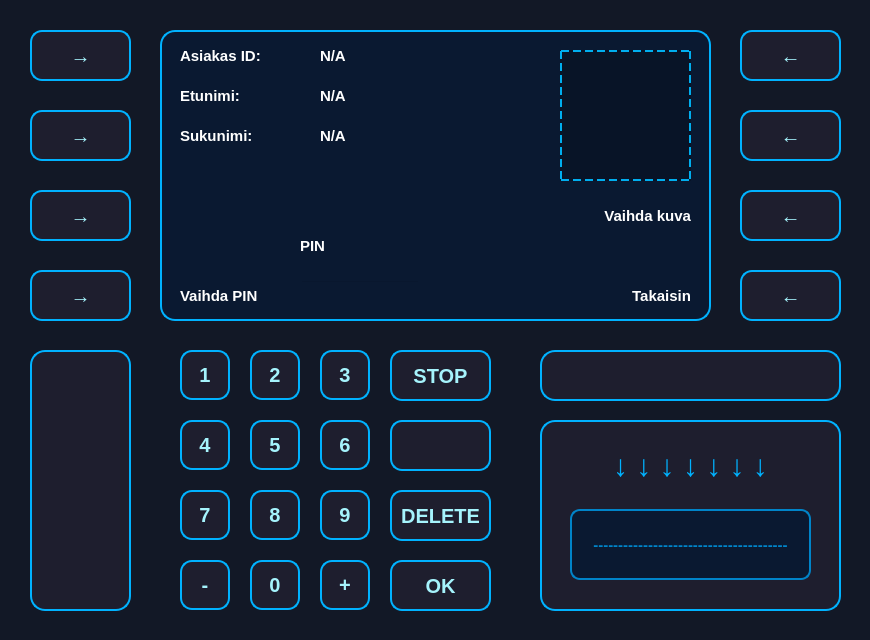
<?xml version="1.0" encoding="UTF-8"?>
<ui version="4.0">
 <class>CustomerData</class>
 <widget class="QDialog" name="CustomerData">
  <property name="geometry">
   <rect>
    <x>0</x>
    <y>0</y>
    <width>870</width>
    <height>640</height>
   </rect>
  </property>
  <property name="windowTitle">
   <string>Dialog</string>
  </property>
  <property name="styleSheet">
   <string notr="true">QDialog, QWidget {
    background-color: #121826;
}</string>
  </property>
  <widget class="QLabel" name="labelData">
   <property name="geometry">
    <rect>
     <x>180</x>
     <y>30</y>
     <width>131</width>
     <height>51</height>
    </rect>
   </property>
   <property name="styleSheet">
    <string notr="true">font-size: 15px;
color: white;
font-weight: bold;
background-color: transparent;
text-transform: uppercase;</string>
   </property>
   <property name="text">
    <string>Asiakas ID:</string>
   </property>
   <property name="alignment">
    <set>Qt::AlignmentFlag::AlignLeading|Qt::AlignmentFlag::AlignLeft|Qt::AlignmentFlag::AlignVCenter</set>
   </property>
  </widget>
  <widget class="QLabel" name="labelData_2">
   <property name="geometry">
    <rect>
     <x>180</x>
     <y>110</y>
     <width>131</width>
     <height>51</height>
    </rect>
   </property>
   <property name="styleSheet">
    <string notr="true">font-size: 15px;
color: white;
font-weight: bold;
background-color: transparent;
text-transform: uppercase;</string>
   </property>
   <property name="text">
    <string>Sukunimi:</string>
   </property>
   <property name="alignment">
    <set>Qt::AlignmentFlag::AlignLeading|Qt::AlignmentFlag::AlignLeft|Qt::AlignmentFlag::AlignVCenter</set>
   </property>
  </widget>
  <widget class="QLabel" name="labelData_3">
   <property name="geometry">
    <rect>
     <x>180</x>
     <y>70</y>
     <width>131</width>
     <height>51</height>
    </rect>
   </property>
   <property name="styleSheet">
    <string notr="true">font-size: 15px;
color: white;
font-weight: bold;
background-color: transparent;
text-transform: uppercase;</string>
   </property>
   <property name="text">
    <string>Etunimi:</string>
   </property>
   <property name="alignment">
    <set>Qt::AlignmentFlag::AlignLeading|Qt::AlignmentFlag::AlignLeft|Qt::AlignmentFlag::AlignVCenter</set>
   </property>
  </widget>
  <widget class="QLabel" name="labelID">
   <property name="geometry">
    <rect>
     <x>320</x>
     <y>40</y>
     <width>161</width>
     <height>31</height>
    </rect>
   </property>
   <property name="styleSheet">
    <string notr="true">font-size: 15px;
color: white;
font-weight: bold;
background-color: transparent;
text-transform: uppercase;</string>
   </property>
   <property name="text">
    <string>N/A</string>
   </property>
  </widget>
  <widget class="QLabel" name="labelFname">
   <property name="geometry">
    <rect>
     <x>320</x>
     <y>80</y>
     <width>161</width>
     <height>31</height>
    </rect>
   </property>
   <property name="styleSheet">
    <string notr="true">font-size: 15px;
color: white;
font-weight: bold;
background-color: transparent;
text-transform: uppercase;</string>
   </property>
   <property name="text">
    <string>N/A</string>
   </property>
  </widget>
  <widget class="QLabel" name="labelLname">
   <property name="geometry">
    <rect>
     <x>320</x>
     <y>120</y>
     <width>161</width>
     <height>31</height>
    </rect>
   </property>
   <property name="styleSheet">
    <string notr="true">font-size: 15px;
color: white;
font-weight: bold;
background-color: transparent;
text-transform: uppercase;</string>
   </property>
   <property name="text">
    <string>N/A</string>
   </property>
  </widget>
  <widget class="QPushButton" name="btnBack">
   <property name="geometry">
    <rect>
     <x>740</x>
     <y>270</y>
     <width>101</width>
     <height>51</height>
    </rect>
   </property>
   <property name="styleSheet">
    <string notr="true">QPushButton {
    background-color: #1E1E2E;
    color: #A5F3FC;
    font-size: 20px;
    font-weight: bold;
    border: 2px solid #00B2FF;
    border-radius: 12px;
    padding: 10px;
    box-shadow: 0px 4px 10px rgba(0, 178, 255, 0.3);
    transition: all 0.2s ease-in-out;
}

QPushButton:hover {
    background-color: #00B2FF;
    color: #1E1E2E;
    border: 2px solid #A5F3FC;
    box-shadow: 0px 4px 15px rgba(165, 243, 252, 0.6);
    transform: scale(1.05);
}

QPushButton:pressed {
    background-color: #0084C9;
    color: #FFFFFF;
    box-shadow: inset 0px 4px 8px rgba(0, 0, 0, 0.5);
    transform: scale(0.95);
}
</string>
   </property>
   <property name="text">
    <string>←</string>
   </property>
  </widget>
  <widget class="QLabel" name="lblThumbnail">
   <property name="geometry">
    <rect>
     <x>560</x>
     <y>50</y>
     <width>131</width>
     <height>131</height>
    </rect>
   </property>
   <property name="styleSheet">
    <string notr="true">QLabel#lblThumbnail {
    border: 2px dashed #00AEEF;
    background-color: rgba(0, 0, 0, 50);
    color: #00AEEF;
    font: bold 16px Arial;
    qproperty-alignment: AlignCenter;
    background: qradialgradient(
        cx:0.5, cy:0.3, radius: 0.2, 
        stop:0 #00AEEF, stop:1 transparent
    ),
    qradialgradient(
        cx:0.5, cy:0.7, radius: 0.4, 
        stop:0 #00AEEF, stop:1 transparent
    );
}
</string>
   </property>
   <property name="text">
    <string/>
   </property>
  </widget>
  <widget class="QPushButton" name="btnUploadThumbnail">
   <property name="geometry">
    <rect>
     <x>740</x>
     <y>190</y>
     <width>101</width>
     <height>51</height>
    </rect>
   </property>
   <property name="styleSheet">
    <string notr="true">QPushButton {
    background-color: #1E1E2E;
    color: #A5F3FC;
    font-size: 20px;
    font-weight: bold;
    border: 2px solid #00B2FF;
    border-radius: 12px;
    padding: 10px;
    box-shadow: 0px 4px 10px rgba(0, 178, 255, 0.3);
    transition: all 0.2s ease-in-out;
}

QPushButton:hover {
    background-color: #00B2FF;
    color: #1E1E2E;
    border: 2px solid #A5F3FC;
    box-shadow: 0px 4px 15px rgba(165, 243, 252, 0.6);
    transform: scale(1.05);
}

QPushButton:pressed {
    background-color: #0084C9;
    color: #FFFFFF;
    box-shadow: inset 0px 4px 8px rgba(0, 0, 0, 0.5);
    transform: scale(0.95);
}
</string>
   </property>
   <property name="text">
    <string>←</string>
   </property>
  </widget>
  <widget class="QPushButton" name="btnOK">
   <property name="geometry">
    <rect>
     <x>390</x>
     <y>560</y>
     <width>101</width>
     <height>51</height>
    </rect>
   </property>
   <property name="layoutDirection">
    <enum>Qt::LayoutDirection::LeftToRight</enum>
   </property>
   <property name="styleSheet">
    <string notr="true">QPushButton {
    background-color: #1E1E2E;
    color: #A5F3FC;
    font-size: 20px;
    font-weight: bold;
    border: 2px solid #00B2FF;
    border-radius: 12px;
    padding: 10px;
    box-shadow: 0px 4px 10px rgba(0, 178, 255, 0.3);
    transition: all 0.2s ease-in-out;
}

QPushButton:hover {
    background-color: #00B2FF;
    color: #1E1E2E;
    border: 2px solid #A5F3FC;
    box-shadow: 0px 4px 15px rgba(165, 243, 252, 0.6);
    transform: scale(1.05);
}

QPushButton:pressed {
    background-color: #0084C9;
    color: #FFFFFF;
    box-shadow: inset 0px 4px 8px rgba(0, 0, 0, 0.5);
    transform: scale(0.95);
}
</string>
   </property>
   <property name="text">
    <string>OK</string>
   </property>
  </widget>
  <widget class="QPushButton" name="btn_4">
   <property name="geometry">
    <rect>
     <x>180</x>
     <y>420</y>
     <width>50</width>
     <height>50</height>
    </rect>
   </property>
   <property name="font">
    <font>
     <pointsize>-1</pointsize>
     <bold>true</bold>
     <kerning>true</kerning>
    </font>
   </property>
   <property name="styleSheet">
    <string notr="true">QPushButton {
    background-color: #1E1E2E;
    color: #A5F3FC;
    font-size: 20px;
    font-weight: bold;
    border: 2px solid #00B2FF;
    border-radius: 12px;
    padding: 10px;
    box-shadow: 0px 4px 10px rgba(0, 178, 255, 0.3);
    transition: all 0.2s ease-in-out;
}

QPushButton:hover {
    background-color: #00B2FF;
    color: #1E1E2E;
    border: 2px solid #A5F3FC;
    box-shadow: 0px 4px 15px rgba(165, 243, 252, 0.6);
    transform: scale(1.05);
}

QPushButton:pressed {
    background-color: #0084C9;
    color: #FFFFFF;
    box-shadow: inset 0px 4px 8px rgba(0, 0, 0, 0.5);
    transform: scale(0.95);
}
</string>
   </property>
   <property name="text">
    <string>4</string>
   </property>
  </widget>
  <widget class="QListWidget" name="listWidget">
   <property name="geometry">
    <rect>
     <x>160</x>
     <y>30</y>
     <width>551</width>
     <height>291</height>
    </rect>
   </property>
   <property name="styleSheet">
    <string notr="true">QListWidget {
    background-color: #0A1931;
    border: 2px solid #00B2FF;
    border-radius: 15px;
    padding: 10px;
    color: #A5F3FC;
    font-size: 18px;
    font-weight: bold;
}
</string>
   </property>
  </widget>
  <widget class="QLabel" name="cardSlot">
   <property name="geometry">
    <rect>
     <x>540</x>
     <y>420</y>
     <width>301</width>
     <height>191</height>
    </rect>
   </property>
   <property name="styleSheet">
    <string notr="true">QLabel#cardSlot {
    background-color: #1E1E2E;
    border: 2px solid #00B2FF;
    border-radius: 15px;
    min-width: 160px;
    min-height: 60px;
    text-align: center;
    color: #A5F3FC;
    font-size: 16px;
    font-weight: bold;
    box-shadow: inset 0px 5px 10px rgba(0, 0, 0, 0.6);
}
</string>
   </property>
   <property name="text">
    <string/>
   </property>
  </widget>
  <widget class="QPushButton" name="btn_7">
   <property name="geometry">
    <rect>
     <x>180</x>
     <y>490</y>
     <width>50</width>
     <height>50</height>
    </rect>
   </property>
   <property name="font">
    <font>
     <pointsize>-1</pointsize>
     <bold>true</bold>
     <kerning>true</kerning>
    </font>
   </property>
   <property name="styleSheet">
    <string notr="true">QPushButton {
    background-color: #1E1E2E;
    color: #A5F3FC;
    font-size: 20px;
    font-weight: bold;
    border: 2px solid #00B2FF;
    border-radius: 12px;
    padding: 10px;
    box-shadow: 0px 4px 10px rgba(0, 178, 255, 0.3);
    transition: all 0.2s ease-in-out;
}

QPushButton:hover {
    background-color: #00B2FF;
    color: #1E1E2E;
    border: 2px solid #A5F3FC;
    box-shadow: 0px 4px 15px rgba(165, 243, 252, 0.6);
    transform: scale(1.05);
}

QPushButton:pressed {
    background-color: #0084C9;
    color: #FFFFFF;
    box-shadow: inset 0px 4px 8px rgba(0, 0, 0, 0.5);
    transform: scale(0.95);
}
</string>
   </property>
   <property name="text">
    <string>7</string>
   </property>
  </widget>
  <widget class="QPushButton" name="btn_10">
   <property name="geometry">
    <rect>
     <x>320</x>
     <y>560</y>
     <width>50</width>
     <height>50</height>
    </rect>
   </property>
   <property name="font">
    <font>
     <pointsize>-1</pointsize>
     <bold>true</bold>
     <kerning>true</kerning>
    </font>
   </property>
   <property name="styleSheet">
    <string notr="true">QPushButton {
    background-color: #1E1E2E;
    color: #A5F3FC;
    font-size: 20px;
    font-weight: bold;
    border: 2px solid #00B2FF;
    border-radius: 12px;
    padding: 10px;
    box-shadow: 0px 4px 10px rgba(0, 178, 255, 0.3);
    transition: all 0.2s ease-in-out;
}

QPushButton:hover {
    background-color: #00B2FF;
    color: #1E1E2E;
    border: 2px solid #A5F3FC;
    box-shadow: 0px 4px 15px rgba(165, 243, 252, 0.6);
    transform: scale(1.05);
}

QPushButton:pressed {
    background-color: #0084C9;
    color: #FFFFFF;
    box-shadow: inset 0px 4px 8px rgba(0, 0, 0, 0.5);
    transform: scale(0.95);
}
</string>
   </property>
   <property name="text">
    <string>+</string>
   </property>
  </widget>
  <widget class="QPushButton" name="btnEmpty_3">
   <property name="geometry">
    <rect>
     <x>740</x>
     <y>30</y>
     <width>101</width>
     <height>51</height>
    </rect>
   </property>
   <property name="layoutDirection">
    <enum>Qt::LayoutDirection::LeftToRight</enum>
   </property>
   <property name="autoFillBackground">
    <bool>false</bool>
   </property>
   <property name="styleSheet">
    <string notr="true">QPushButton {
    background-color: #1E1E2E;
    color: #A5F3FC;
    font-size: 20px;
    font-weight: bold;
    border: 2px solid #00B2FF;
    border-radius: 12px;
    padding: 10px;
    box-shadow: 0px 4px 10px rgba(0, 178, 255, 0.3);
    transition: all 0.2s ease-in-out;
}

QPushButton:hover {
    background-color: #00B2FF;
    color: #1E1E2E;
    border: 2px solid #A5F3FC;
    box-shadow: 0px 4px 15px rgba(165, 243, 252, 0.6);
    transform: scale(1.05);
}

QPushButton:pressed {
    background-color: #0084C9;
    color: #FFFFFF;
    box-shadow: inset 0px 4px 8px rgba(0, 0, 0, 0.5);
    transform: scale(0.95);
}
</string>
   </property>
   <property name="text">
    <string>←</string>
   </property>
  </widget>
  <widget class="QPushButton" name="btnPIN">
   <property name="geometry">
    <rect>
     <x>30</x>
     <y>270</y>
     <width>101</width>
     <height>51</height>
    </rect>
   </property>
   <property name="layoutDirection">
    <enum>Qt::LayoutDirection::LeftToRight</enum>
   </property>
   <property name="autoFillBackground">
    <bool>false</bool>
   </property>
   <property name="styleSheet">
    <string notr="true">QPushButton {
    background-color: #1E1E2E;
    color: #A5F3FC;
    font-size: 20px;
    font-weight: bold;
    border: 2px solid #00B2FF;
    border-radius: 12px;
    padding: 10px;
    box-shadow: 0px 4px 10px rgba(0, 178, 255, 0.3);
    transition: all 0.2s ease-in-out;
}

QPushButton:hover {
    background-color: #00B2FF;
    color: #1E1E2E;
    border: 2px solid #A5F3FC;
    box-shadow: 0px 4px 15px rgba(165, 243, 252, 0.6);
    transform: scale(1.05);
}

QPushButton:pressed {
    background-color: #0084C9;
    color: #FFFFFF;
    box-shadow: inset 0px 4px 8px rgba(0, 0, 0, 0.5);
    transform: scale(0.95);
}
</string>
   </property>
   <property name="text">
    <string>→</string>
   </property>
  </widget>
  <widget class="QPushButton" name="btnEmpty_5">
   <property name="geometry">
    <rect>
     <x>30</x>
     <y>110</y>
     <width>101</width>
     <height>51</height>
    </rect>
   </property>
   <property name="layoutDirection">
    <enum>Qt::LayoutDirection::LeftToRight</enum>
   </property>
   <property name="autoFillBackground">
    <bool>false</bool>
   </property>
   <property name="styleSheet">
    <string notr="true">QPushButton {
    background-color: #1E1E2E;
    color: #A5F3FC;
    font-size: 20px;
    font-weight: bold;
    border: 2px solid #00B2FF;
    border-radius: 12px;
    padding: 10px;
    box-shadow: 0px 4px 10px rgba(0, 178, 255, 0.3);
    transition: all 0.2s ease-in-out;
}

QPushButton:hover {
    background-color: #00B2FF;
    color: #1E1E2E;
    border: 2px solid #A5F3FC;
    box-shadow: 0px 4px 15px rgba(165, 243, 252, 0.6);
    transform: scale(1.05);
}

QPushButton:pressed {
    background-color: #0084C9;
    color: #FFFFFF;
    box-shadow: inset 0px 4px 8px rgba(0, 0, 0, 0.5);
    transform: scale(0.95);
}
</string>
   </property>
   <property name="text">
    <string>→</string>
   </property>
  </widget>
  <widget class="QPushButton" name="btn_1">
   <property name="geometry">
    <rect>
     <x>180</x>
     <y>350</y>
     <width>50</width>
     <height>50</height>
    </rect>
   </property>
   <property name="font">
    <font>
     <pointsize>-1</pointsize>
     <bold>true</bold>
     <kerning>true</kerning>
    </font>
   </property>
   <property name="styleSheet">
    <string notr="true">QPushButton {
    background-color: #1E1E2E;
    color: #A5F3FC;
    font-size: 20px;
    font-weight: bold;
    border: 2px solid #00B2FF;
    border-radius: 12px;
    padding: 10px;
    box-shadow: 0px 4px 10px rgba(0, 178, 255, 0.3);
    transition: all 0.2s ease-in-out;
}

QPushButton:hover {
    background-color: #00B2FF;
    color: #1E1E2E;
    border: 2px solid #A5F3FC;
    box-shadow: 0px 4px 15px rgba(165, 243, 252, 0.6);
    transform: scale(1.05);
}

QPushButton:pressed {
    background-color: #0084C9;
    color: #FFFFFF;
    box-shadow: inset 0px 4px 8px rgba(0, 0, 0, 0.5);
    transform: scale(0.95);
}
</string>
   </property>
   <property name="text">
    <string>1</string>
   </property>
  </widget>
  <widget class="QPushButton" name="btnEmpty_4">
   <property name="geometry">
    <rect>
     <x>30</x>
     <y>30</y>
     <width>101</width>
     <height>51</height>
    </rect>
   </property>
   <property name="layoutDirection">
    <enum>Qt::LayoutDirection::LeftToRight</enum>
   </property>
   <property name="autoFillBackground">
    <bool>false</bool>
   </property>
   <property name="styleSheet">
    <string notr="true">QPushButton {
    background-color: #1E1E2E;
    color: #A5F3FC;
    font-size: 20px;
    font-weight: bold;
    border: 2px solid #00B2FF;
    border-radius: 12px;
    padding: 10px;
    box-shadow: 0px 4px 10px rgba(0, 178, 255, 0.3);
    transition: all 0.2s ease-in-out;
}

QPushButton:hover {
    background-color: #00B2FF;
    color: #1E1E2E;
    border: 2px solid #A5F3FC;
    box-shadow: 0px 4px 15px rgba(165, 243, 252, 0.6);
    transform: scale(1.05);
}

QPushButton:pressed {
    background-color: #0084C9;
    color: #FFFFFF;
    box-shadow: inset 0px 4px 8px rgba(0, 0, 0, 0.5);
    transform: scale(0.95);
}
</string>
   </property>
   <property name="text">
    <string>→</string>
   </property>
  </widget>
  <widget class="QPushButton" name="btn_15">
   <property name="geometry">
    <rect>
     <x>390</x>
     <y>420</y>
     <width>101</width>
     <height>51</height>
    </rect>
   </property>
   <property name="font">
    <font>
     <pointsize>-1</pointsize>
     <bold>true</bold>
     <kerning>true</kerning>
    </font>
   </property>
   <property name="styleSheet">
    <string notr="true">QPushButton {
    background-color: #1E1E2E;
    color: #A5F3FC;
    font-size: 20px;
    font-weight: bold;
    border: 2px solid #00B2FF;
    border-radius: 12px;
    padding: 10px;
    box-shadow: 0px 4px 10px rgba(0, 178, 255, 0.3);
    transition: all 0.2s ease-in-out;
}

QPushButton:hover {
    background-color: #00B2FF;
    color: #1E1E2E;
    border: 2px solid #A5F3FC;
    box-shadow: 0px 4px 15px rgba(165, 243, 252, 0.6);
    transform: scale(1.05);
}

QPushButton:pressed {
    background-color: #0084C9;
    color: #FFFFFF;
    box-shadow: inset 0px 4px 8px rgba(0, 0, 0, 0.5);
    transform: scale(0.95);
}
</string>
   </property>
   <property name="text">
    <string/>
   </property>
  </widget>
  <widget class="QPushButton" name="btnEmpty_2">
   <property name="geometry">
    <rect>
     <x>740</x>
     <y>110</y>
     <width>101</width>
     <height>51</height>
    </rect>
   </property>
   <property name="layoutDirection">
    <enum>Qt::LayoutDirection::LeftToRight</enum>
   </property>
   <property name="autoFillBackground">
    <bool>false</bool>
   </property>
   <property name="styleSheet">
    <string notr="true">QPushButton {
    background-color: #1E1E2E;
    color: #A5F3FC;
    font-size: 20px;
    font-weight: bold;
    border: 2px solid #00B2FF;
    border-radius: 12px;
    padding: 10px;
    box-shadow: 0px 4px 10px rgba(0, 178, 255, 0.3);
    transition: all 0.2s ease-in-out;
}

QPushButton:hover {
    background-color: #00B2FF;
    color: #1E1E2E;
    border: 2px solid #A5F3FC;
    box-shadow: 0px 4px 15px rgba(165, 243, 252, 0.6);
    transform: scale(1.05);
}

QPushButton:pressed {
    background-color: #0084C9;
    color: #FFFFFF;
    box-shadow: inset 0px 4px 8px rgba(0, 0, 0, 0.5);
    transform: scale(0.95);
}
</string>
   </property>
   <property name="text">
    <string>←</string>
   </property>
  </widget>
  <widget class="QLabel" name="cardSlot_2">
   <property name="geometry">
    <rect>
     <x>540</x>
     <y>350</y>
     <width>301</width>
     <height>51</height>
    </rect>
   </property>
   <property name="styleSheet">
    <string notr="true">QLabel#cardSlot_2 {
    background-color: #1E1E2E;
    border: 2px solid #00B2FF;
    border-radius: 15px;
    text-align: center;
    color: #A5F3FC;
    font-size: 16px;
    font-weight: bold;
    box-shadow: inset 0px 5px 10px rgba(0, 0, 0, 0.6);
}
</string>
   </property>
   <property name="text">
    <string/>
   </property>
  </widget>
  <widget class="QPushButton" name="btn_9">
   <property name="geometry">
    <rect>
     <x>320</x>
     <y>490</y>
     <width>50</width>
     <height>50</height>
    </rect>
   </property>
   <property name="font">
    <font>
     <pointsize>-1</pointsize>
     <bold>true</bold>
     <kerning>true</kerning>
    </font>
   </property>
   <property name="styleSheet">
    <string notr="true">QPushButton {
    background-color: #1E1E2E;
    color: #A5F3FC;
    font-size: 20px;
    font-weight: bold;
    border: 2px solid #00B2FF;
    border-radius: 12px;
    padding: 10px;
    box-shadow: 0px 4px 10px rgba(0, 178, 255, 0.3);
    transition: all 0.2s ease-in-out;
}

QPushButton:hover {
    background-color: #00B2FF;
    color: #1E1E2E;
    border: 2px solid #A5F3FC;
    box-shadow: 0px 4px 15px rgba(165, 243, 252, 0.6);
    transform: scale(1.05);
}

QPushButton:pressed {
    background-color: #0084C9;
    color: #FFFFFF;
    box-shadow: inset 0px 4px 8px rgba(0, 0, 0, 0.5);
    transform: scale(0.95);
}
</string>
   </property>
   <property name="text">
    <string>9</string>
   </property>
  </widget>
  <widget class="QPushButton" name="btn_11">
   <property name="geometry">
    <rect>
     <x>180</x>
     <y>560</y>
     <width>50</width>
     <height>50</height>
    </rect>
   </property>
   <property name="font">
    <font>
     <pointsize>-1</pointsize>
     <bold>true</bold>
     <kerning>true</kerning>
    </font>
   </property>
   <property name="styleSheet">
    <string notr="true">QPushButton {
    background-color: #1E1E2E;
    color: #A5F3FC;
    font-size: 20px;
    font-weight: bold;
    border: 2px solid #00B2FF;
    border-radius: 12px;
    padding: 10px;
    box-shadow: 0px 4px 10px rgba(0, 178, 255, 0.3);
    transition: all 0.2s ease-in-out;
}

QPushButton:hover {
    background-color: #00B2FF;
    color: #1E1E2E;
    border: 2px solid #A5F3FC;
    box-shadow: 0px 4px 15px rgba(165, 243, 252, 0.6);
    transform: scale(1.05);
}

QPushButton:pressed {
    background-color: #0084C9;
    color: #FFFFFF;
    box-shadow: inset 0px 4px 8px rgba(0, 0, 0, 0.5);
    transform: scale(0.95);
}
</string>
   </property>
   <property name="text">
    <string>-</string>
   </property>
  </widget>
  <widget class="QPushButton" name="btn_2">
   <property name="geometry">
    <rect>
     <x>250</x>
     <y>350</y>
     <width>50</width>
     <height>50</height>
    </rect>
   </property>
   <property name="font">
    <font>
     <pointsize>-1</pointsize>
     <bold>true</bold>
     <kerning>true</kerning>
    </font>
   </property>
   <property name="styleSheet">
    <string notr="true">QPushButton {
    background-color: #1E1E2E;
    color: #A5F3FC;
    font-size: 20px;
    font-weight: bold;
    border: 2px solid #00B2FF;
    border-radius: 12px;
    padding: 10px;
    box-shadow: 0px 4px 10px rgba(0, 178, 255, 0.3);
    transition: all 0.2s ease-in-out;
}

QPushButton:hover {
    background-color: #00B2FF;
    color: #1E1E2E;
    border: 2px solid #A5F3FC;
    box-shadow: 0px 4px 15px rgba(165, 243, 252, 0.6);
    transform: scale(1.05);
}

QPushButton:pressed {
    background-color: #0084C9;
    color: #FFFFFF;
    box-shadow: inset 0px 4px 8px rgba(0, 0, 0, 0.5);
    transform: scale(0.95);
}
</string>
   </property>
   <property name="text">
    <string>2</string>
   </property>
  </widget>
  <widget class="QPushButton" name="btn_0">
   <property name="geometry">
    <rect>
     <x>250</x>
     <y>560</y>
     <width>50</width>
     <height>50</height>
    </rect>
   </property>
   <property name="font">
    <font>
     <pointsize>-1</pointsize>
     <bold>true</bold>
     <kerning>true</kerning>
    </font>
   </property>
   <property name="styleSheet">
    <string notr="true">QPushButton {
    background-color: #1E1E2E;
    color: #A5F3FC;
    font-size: 20px;
    font-weight: bold;
    border: 2px solid #00B2FF;
    border-radius: 12px;
    padding: 10px;
    box-shadow: 0px 4px 10px rgba(0, 178, 255, 0.3);
    transition: all 0.2s ease-in-out;
}

QPushButton:hover {
    background-color: #00B2FF;
    color: #1E1E2E;
    border: 2px solid #A5F3FC;
    box-shadow: 0px 4px 15px rgba(165, 243, 252, 0.6);
    transform: scale(1.05);
}

QPushButton:pressed {
    background-color: #0084C9;
    color: #FFFFFF;
    box-shadow: inset 0px 4px 8px rgba(0, 0, 0, 0.5);
    transform: scale(0.95);
}
</string>
   </property>
   <property name="text">
    <string>0</string>
   </property>
  </widget>
  <widget class="QPushButton" name="btnBack_2">
   <property name="geometry">
    <rect>
     <x>390</x>
     <y>350</y>
     <width>101</width>
     <height>51</height>
    </rect>
   </property>
   <property name="styleSheet">
    <string notr="true">QPushButton {
    background-color: #1E1E2E;
    color: #A5F3FC;
    font-size: 20px;
    font-weight: bold;
    border: 2px solid #00B2FF;
    border-radius: 12px;
    padding: 10px;
    box-shadow: 0px 4px 10px rgba(0, 178, 255, 0.3);
    transition: all 0.2s ease-in-out;
}

QPushButton:hover {
    background-color: #00B2FF;
    color: #1E1E2E;
    border: 2px solid #A5F3FC;
    box-shadow: 0px 4px 15px rgba(165, 243, 252, 0.6);
    transform: scale(1.05);
}

QPushButton:pressed {
    background-color: #0084C9;
    color: #FFFFFF;
    box-shadow: inset 0px 4px 8px rgba(0, 0, 0, 0.5);
    transform: scale(0.95);
}
</string>
   </property>
   <property name="text">
    <string>STOP</string>
   </property>
  </widget>
  <widget class="QPushButton" name="btnEmpty_6">
   <property name="geometry">
    <rect>
     <x>30</x>
     <y>190</y>
     <width>101</width>
     <height>51</height>
    </rect>
   </property>
   <property name="layoutDirection">
    <enum>Qt::LayoutDirection::LeftToRight</enum>
   </property>
   <property name="autoFillBackground">
    <bool>false</bool>
   </property>
   <property name="styleSheet">
    <string notr="true">QPushButton {
    background-color: #1E1E2E;
    color: #A5F3FC;
    font-size: 20px;
    font-weight: bold;
    border: 2px solid #00B2FF;
    border-radius: 12px;
    padding: 10px;
    box-shadow: 0px 4px 10px rgba(0, 178, 255, 0.3);
    transition: all 0.2s ease-in-out;
}

QPushButton:hover {
    background-color: #00B2FF;
    color: #1E1E2E;
    border: 2px solid #A5F3FC;
    box-shadow: 0px 4px 15px rgba(165, 243, 252, 0.6);
    transform: scale(1.05);
}

QPushButton:pressed {
    background-color: #0084C9;
    color: #FFFFFF;
    box-shadow: inset 0px 4px 8px rgba(0, 0, 0, 0.5);
    transform: scale(0.95);
}
</string>
   </property>
   <property name="text">
    <string>→</string>
   </property>
  </widget>
  <widget class="QLabel" name="cardArrow">
   <property name="geometry">
    <rect>
     <x>570</x>
     <y>430</y>
     <width>241</width>
     <height>71</height>
    </rect>
   </property>
   <property name="styleSheet">
    <string notr="true">QLabel#cardArrow {
    font-size: 30px;
    color: #00B2FF;
    font-weight: bold;
    text-align: center;
    min-width: 30px;
    min-height: 30px;
	background-color: transparent;
}
</string>
   </property>
   <property name="text">
    <string>↓ ↓ ↓ ↓ ↓ ↓ ↓</string>
   </property>
   <property name="alignment">
    <set>Qt::AlignmentFlag::AlignCenter</set>
   </property>
  </widget>
  <widget class="QPushButton" name="btn_8">
   <property name="geometry">
    <rect>
     <x>250</x>
     <y>490</y>
     <width>50</width>
     <height>50</height>
    </rect>
   </property>
   <property name="font">
    <font>
     <pointsize>-1</pointsize>
     <bold>true</bold>
     <kerning>true</kerning>
    </font>
   </property>
   <property name="styleSheet">
    <string notr="true">QPushButton {
    background-color: #1E1E2E;
    color: #A5F3FC;
    font-size: 20px;
    font-weight: bold;
    border: 2px solid #00B2FF;
    border-radius: 12px;
    padding: 10px;
    box-shadow: 0px 4px 10px rgba(0, 178, 255, 0.3);
    transition: all 0.2s ease-in-out;
}

QPushButton:hover {
    background-color: #00B2FF;
    color: #1E1E2E;
    border: 2px solid #A5F3FC;
    box-shadow: 0px 4px 15px rgba(165, 243, 252, 0.6);
    transform: scale(1.05);
}

QPushButton:pressed {
    background-color: #0084C9;
    color: #FFFFFF;
    box-shadow: inset 0px 4px 8px rgba(0, 0, 0, 0.5);
    transform: scale(0.95);
}
</string>
   </property>
   <property name="text">
    <string>8</string>
   </property>
  </widget>
  <widget class="QPushButton" name="btn_14">
   <property name="geometry">
    <rect>
     <x>390</x>
     <y>490</y>
     <width>101</width>
     <height>51</height>
    </rect>
   </property>
   <property name="font">
    <font>
     <pointsize>-1</pointsize>
     <bold>true</bold>
     <kerning>true</kerning>
    </font>
   </property>
   <property name="styleSheet">
    <string notr="true">QPushButton {
    background-color: #1E1E2E;
    color: #A5F3FC;
    font-size: 20px;
    font-weight: bold;
    border: 2px solid #00B2FF;
    border-radius: 12px;
    padding: 10px;
    box-shadow: 0px 4px 10px rgba(0, 178, 255, 0.3);
    transition: all 0.2s ease-in-out;
}

QPushButton:hover {
    background-color: #00B2FF;
    color: #1E1E2E;
    border: 2px solid #A5F3FC;
    box-shadow: 0px 4px 15px rgba(165, 243, 252, 0.6);
    transform: scale(1.05);
}

QPushButton:pressed {
    background-color: #0084C9;
    color: #FFFFFF;
    box-shadow: inset 0px 4px 8px rgba(0, 0, 0, 0.5);
    transform: scale(0.95);
}
</string>
   </property>
   <property name="text">
    <string>DELETE</string>
   </property>
  </widget>
  <widget class="QLabel" name="txtBack">
   <property name="geometry">
    <rect>
     <x>550</x>
     <y>270</y>
     <width>141</width>
     <height>51</height>
    </rect>
   </property>
   <property name="styleSheet">
    <string notr="true">font-size: 15px;
color: white;
font-weight: bold;
background-color: transparent;
text-transform: uppercase;</string>
   </property>
   <property name="text">
    <string>Takaisin</string>
   </property>
   <property name="alignment">
    <set>Qt::AlignmentFlag::AlignRight|Qt::AlignmentFlag::AlignTrailing|Qt::AlignmentFlag::AlignVCenter</set>
   </property>
  </widget>
  <widget class="QPushButton" name="btn_5">
   <property name="geometry">
    <rect>
     <x>250</x>
     <y>420</y>
     <width>50</width>
     <height>50</height>
    </rect>
   </property>
   <property name="font">
    <font>
     <pointsize>-1</pointsize>
     <bold>true</bold>
     <kerning>true</kerning>
    </font>
   </property>
   <property name="styleSheet">
    <string notr="true">QPushButton {
    background-color: #1E1E2E;
    color: #A5F3FC;
    font-size: 20px;
    font-weight: bold;
    border: 2px solid #00B2FF;
    border-radius: 12px;
    padding: 10px;
    box-shadow: 0px 4px 10px rgba(0, 178, 255, 0.3);
    transition: all 0.2s ease-in-out;
}

QPushButton:hover {
    background-color: #00B2FF;
    color: #1E1E2E;
    border: 2px solid #A5F3FC;
    box-shadow: 0px 4px 15px rgba(165, 243, 252, 0.6);
    transform: scale(1.05);
}

QPushButton:pressed {
    background-color: #0084C9;
    color: #FFFFFF;
    box-shadow: inset 0px 4px 8px rgba(0, 0, 0, 0.5);
    transform: scale(0.95);
}
</string>
   </property>
   <property name="text">
    <string>5</string>
   </property>
  </widget>
  <widget class="QLabel" name="cardSlot_3">
   <property name="geometry">
    <rect>
     <x>30</x>
     <y>350</y>
     <width>101</width>
     <height>261</height>
    </rect>
   </property>
   <property name="styleSheet">
    <string notr="true">QLabel#cardSlot_3 {
    background-color: #1E1E2E;
    border: 2px solid #00B2FF;
    border-radius: 15px;
    text-align: center;
    color: #A5F3FC;
    font-size: 16px;
    font-weight: bold;
    box-shadow: inset 0px 5px 10px rgba(0, 0, 0, 0.6);
}
</string>
   </property>
   <property name="text">
    <string/>
   </property>
  </widget>
  <widget class="QPushButton" name="btn_6">
   <property name="geometry">
    <rect>
     <x>320</x>
     <y>420</y>
     <width>50</width>
     <height>50</height>
    </rect>
   </property>
   <property name="font">
    <font>
     <pointsize>-1</pointsize>
     <bold>true</bold>
     <kerning>true</kerning>
    </font>
   </property>
   <property name="styleSheet">
    <string notr="true">QPushButton {
    background-color: #1E1E2E;
    color: #A5F3FC;
    font-size: 20px;
    font-weight: bold;
    border: 2px solid #00B2FF;
    border-radius: 12px;
    padding: 10px;
    box-shadow: 0px 4px 10px rgba(0, 178, 255, 0.3);
    transition: all 0.2s ease-in-out;
}

QPushButton:hover {
    background-color: #00B2FF;
    color: #1E1E2E;
    border: 2px solid #A5F3FC;
    box-shadow: 0px 4px 15px rgba(165, 243, 252, 0.6);
    transform: scale(1.05);
}

QPushButton:pressed {
    background-color: #0084C9;
    color: #FFFFFF;
    box-shadow: inset 0px 4px 8px rgba(0, 0, 0, 0.5);
    transform: scale(0.95);
}
</string>
   </property>
   <property name="text">
    <string>6</string>
   </property>
  </widget>
  <widget class="QPushButton" name="btn_3">
   <property name="geometry">
    <rect>
     <x>320</x>
     <y>350</y>
     <width>50</width>
     <height>50</height>
    </rect>
   </property>
   <property name="font">
    <font>
     <pointsize>-1</pointsize>
     <bold>true</bold>
     <kerning>true</kerning>
    </font>
   </property>
   <property name="styleSheet">
    <string notr="true">QPushButton {
    background-color: #1E1E2E;
    color: #A5F3FC;
    font-size: 20px;
    font-weight: bold;
    border: 2px solid #00B2FF;
    border-radius: 12px;
    padding: 10px;
    box-shadow: 0px 4px 10px rgba(0, 178, 255, 0.3);
    transition: all 0.2s ease-in-out;
}

QPushButton:hover {
    background-color: #00B2FF;
    color: #1E1E2E;
    border: 2px solid #A5F3FC;
    box-shadow: 0px 4px 15px rgba(165, 243, 252, 0.6);
    transform: scale(1.05);
}

QPushButton:pressed {
    background-color: #0084C9;
    color: #FFFFFF;
    box-shadow: inset 0px 4px 8px rgba(0, 0, 0, 0.5);
    transform: scale(0.95);
}
</string>
   </property>
   <property name="text">
    <string>3</string>
   </property>
  </widget>
  <widget class="QLabel" name="cardSlotBorder">
   <property name="geometry">
    <rect>
     <x>570</x>
     <y>509</y>
     <width>241</width>
     <height>71</height>
    </rect>
   </property>
   <property name="styleSheet">
    <string notr="true">QLabel#cardSlotBorder {
	font-size: 15px;
	color: #0084C9;
	font-weight: bold;
    background-color: #0A1931;
    border: 2px solid #0084C9;
    border-radius: 10px;
    min-width: 140px;
    min-height: 20px;
}

</string>
   </property>
   <property name="text">
    <string>---------------------------------------</string>
   </property>
   <property name="alignment">
    <set>Qt::AlignmentFlag::AlignCenter</set>
   </property>
  </widget>
  <widget class="QLabel" name="txtPicture">
   <property name="geometry">
    <rect>
     <x>520</x>
     <y>200</y>
     <width>171</width>
     <height>31</height>
    </rect>
   </property>
   <property name="styleSheet">
    <string notr="true">font-size: 15px;
color: white;
font-weight: bold;
background-color: transparent;
text-transform: uppercase;</string>
   </property>
   <property name="text">
    <string>Vaihda kuva</string>
   </property>
   <property name="alignment">
    <set>Qt::AlignmentFlag::AlignRight|Qt::AlignmentFlag::AlignTrailing|Qt::AlignmentFlag::AlignVCenter</set>
   </property>
  </widget>
  <widget class="QLabel" name="txtPIN">
   <property name="geometry">
    <rect>
     <x>180</x>
     <y>270</y>
     <width>141</width>
     <height>51</height>
    </rect>
   </property>
   <property name="layoutDirection">
    <enum>Qt::LayoutDirection::LeftToRight</enum>
   </property>
   <property name="styleSheet">
    <string notr="true">font-size: 15px;
color: white;
font-weight: bold;
background-color: transparent;
text-transform: uppercase;</string>
   </property>
   <property name="text">
    <string>Vaihda PIN</string>
   </property>
   <property name="alignment">
    <set>Qt::AlignmentFlag::AlignLeading|Qt::AlignmentFlag::AlignLeft|Qt::AlignmentFlag::AlignVCenter</set>
   </property>
  </widget>
  <widget class="QLineEdit" name="txtChangePIN">
   <property name="geometry">
    <rect>
     <x>300</x>
     <y>280</y>
     <width>120</width>
     <height>30</height>
    </rect>
   </property>
   <property name="layoutDirection">
    <enum>Qt::LayoutDirection::LeftToRight</enum>
   </property>
   <property name="styleSheet">
    <string notr="true">font-size: 15px;
color: white;
font-weight: bold;
background-color: transparent;</string>
   </property>
  </widget>
  <widget class="QLabel" name="labelPinINFO">
   <property name="geometry">
    <rect>
     <x>300</x>
     <y>220</y>
     <width>251</width>
     <height>51</height>
    </rect>
   </property>
   <property name="styleSheet">
    <string notr="true">font-size: 15px;
color: white;
font-weight: bold;
background-color: transparent;
text-transform: uppercase;</string>
   </property>
   <property name="text">
    <string>PIN</string>
   </property>
   <property name="alignment">
    <set>Qt::AlignmentFlag::AlignLeading|Qt::AlignmentFlag::AlignLeft|Qt::AlignmentFlag::AlignVCenter</set>
   </property>
  </widget>
  <zorder>listWidget</zorder>
  <zorder>labelID</zorder>
  <zorder>labelFname</zorder>
  <zorder>labelLname</zorder>
  <zorder>btnBack</zorder>
  <zorder>lblThumbnail</zorder>
  <zorder>btnUploadThumbnail</zorder>
  <zorder>btnOK</zorder>
  <zorder>btn_4</zorder>
  <zorder>cardSlot</zorder>
  <zorder>btn_7</zorder>
  <zorder>btn_10</zorder>
  <zorder>btnEmpty_3</zorder>
  <zorder>btnPIN</zorder>
  <zorder>btnEmpty_5</zorder>
  <zorder>btn_1</zorder>
  <zorder>btnEmpty_4</zorder>
  <zorder>btn_15</zorder>
  <zorder>btnEmpty_2</zorder>
  <zorder>cardSlot_2</zorder>
  <zorder>btn_9</zorder>
  <zorder>btn_11</zorder>
  <zorder>btn_2</zorder>
  <zorder>btn_0</zorder>
  <zorder>btnBack_2</zorder>
  <zorder>btnEmpty_6</zorder>
  <zorder>cardArrow</zorder>
  <zorder>btn_8</zorder>
  <zorder>btn_14</zorder>
  <zorder>txtBack</zorder>
  <zorder>btn_5</zorder>
  <zorder>cardSlot_3</zorder>
  <zorder>btn_6</zorder>
  <zorder>btn_3</zorder>
  <zorder>cardSlotBorder</zorder>
  <zorder>txtPicture</zorder>
  <zorder>labelData</zorder>
  <zorder>labelData_3</zorder>
  <zorder>labelData_2</zorder>
  <zorder>txtPIN</zorder>
  <zorder>txtChangePIN</zorder>
  <zorder>labelPinINFO</zorder>
 </widget>
 <resources/>
 <connections/>
</ui>
